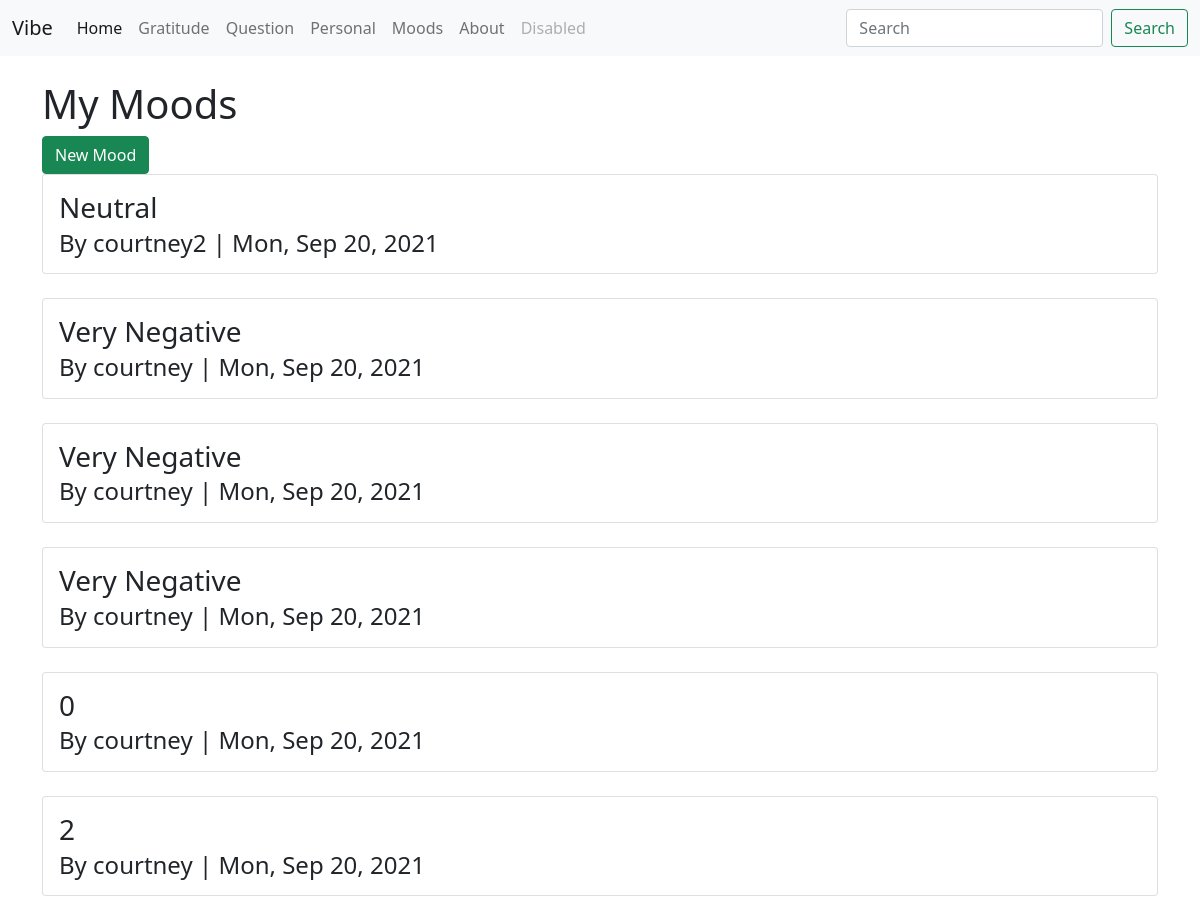
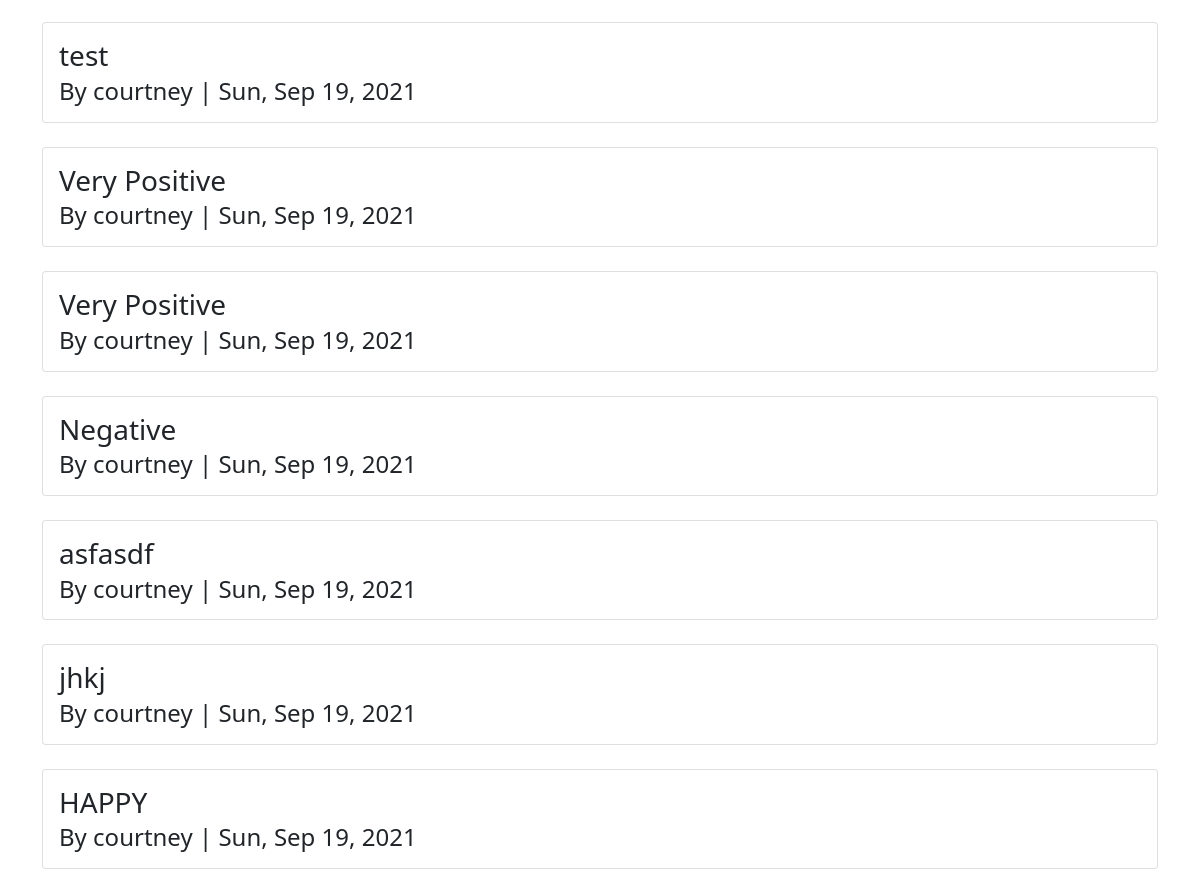
Screenshot of /moods/ with the database file from the repository (2 pictures, top to bottom).
### mood/models.py (models this page shows, shortened)
class Mood(models.Model):
    MOODS = (
        ("Very Negative", '0'),
        ("Negative", '1'),
        ("Neutral", '2'),
        ("Positive", '3'),
        ("Very Positive", '4'),
    )
    mood = models.CharField(max_length=50, choices=MOODS)
    date_posted = models.DateTimeField(default=timezone.now)
    author = models.ForeignKey(User, on_delete=models.CASCADE)

### mood/views.py (the view)
# urls.py: path('', MoodListView.as_view(), name='mood-home'),
class MoodListView(ListView):
    model = Mood
    template_name = 'post/mood.html' # <app>/<model>_<viewtype>/html
    context_object_name = 'moods'
    ordering = ['-date_posted']

### mood/templates/mood/mood_list.html
{% extends "mood/base.html" %}
{% block content %}
  <h1>My Moods</h1>
    <a  href="/moods/new"><button class="btn btn-success" id="new-mood-btn">New Mood</button></a>
  {% for mood in moods %}
    <div class="card">
      <div class="card-body">
        <a href="{% url 'post-detail' mood.id %}">
          <h3 class="card-title">{{ mood.mood }}</h3>
          <h4 class="card-subtitle">By {{ mood.author }} | {{ mood.date_posted|date:"D, M d, Y" }} </h4>
        </a>
      </div>
    </div>
      <br>
  {% endfor%}
{% endblock content %}

### post/static/post/main.css (style rules this page uses)
.card a { text-decoration: none !important; color: inherit !important; }

### rows the page displays
Mood: mood "Neutral", author "courtney2", date_posted "Mon, Sep 20, 2021"
Mood: mood "Very Negative", author "courtney", date_posted "Mon, Sep 20, 2021"
Mood: mood "Very Negative", author "courtney", date_posted "Mon, Sep 20, 2021"
Mood: mood "Very Negative", author "courtney", date_posted "Mon, Sep 20, 2021"
Mood: mood "0", author "courtney", date_posted "Mon, Sep 20, 2021"
Mood: mood "2", author "courtney", date_posted "Mon, Sep 20, 2021"
Mood: mood "test", author "courtney", date_posted "Sun, Sep 19, 2021"
Mood: mood "Very Positive", author "courtney", date_posted "Sun, Sep 19, 2021"
Mood: mood "Very Positive", author "courtney", date_posted "Sun, Sep 19, 2021"
Mood: mood "Negative", author "courtney", date_posted "Sun, Sep 19, 2021"
Mood: mood "asfasdf", author "courtney", date_posted "Sun, Sep 19, 2021"
Mood: mood "jhkj", author "courtney", date_posted "Sun, Sep 19, 2021"
Mood: mood "HAPPY", author "courtney", date_posted "Sun, Sep 19, 2021"
